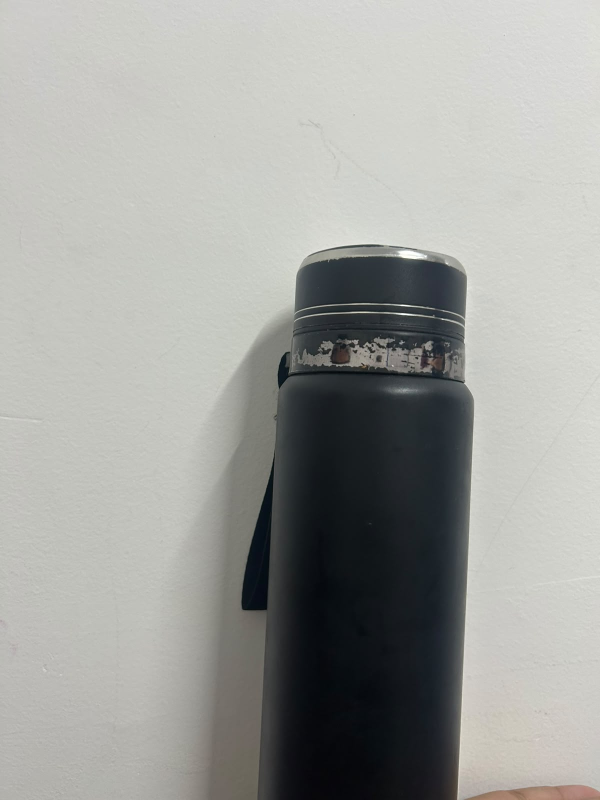
#> input picture testes-b-box/fotos/foto-garrafa001.jpeg, 1200 x 1600 px, found by its file name (shown at 1/2 size)
$ python reconhecimento-imagem.py
#> lines starting #> are read from the running program, lines starting #| are printed output that depends on the picture; after the words box and inside, x2 and y2 are one past the last pixel; in counts of white or black regions, pixels touching at a corner belong together
import cv2 as cv
import numpy as np
import os

img_caminho = 'testes-b-box\\fotos\\foto-garrafa001.jpeg'

img = cv.imread(
    img_caminho,
    cv.IMREAD_GRAYSCALE
)
#> img: shape (1600, 1200); min 3, max 255, mean 160.4

kernel = np.ones((5,5), np.uint8)

erosion = cv.erode(img, kernel, iterations=1)
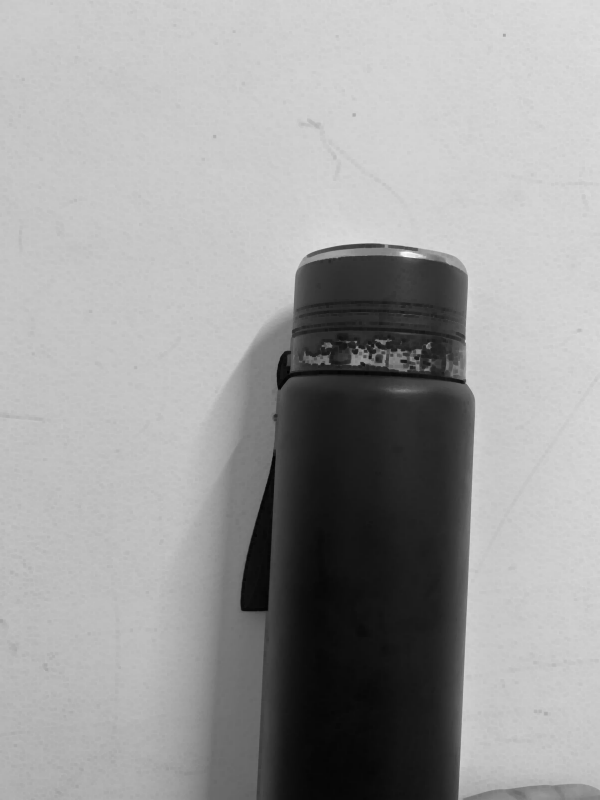
#> erosion: shape (1600, 1200) (shown at 1/2 size); min 3, max 252, mean 157.4

img2 = cv.imread(
    'testes-b-box\\fotos\\foto-garrafa002.jpeg',
    cv.IMREAD_GRAYSCALE
)
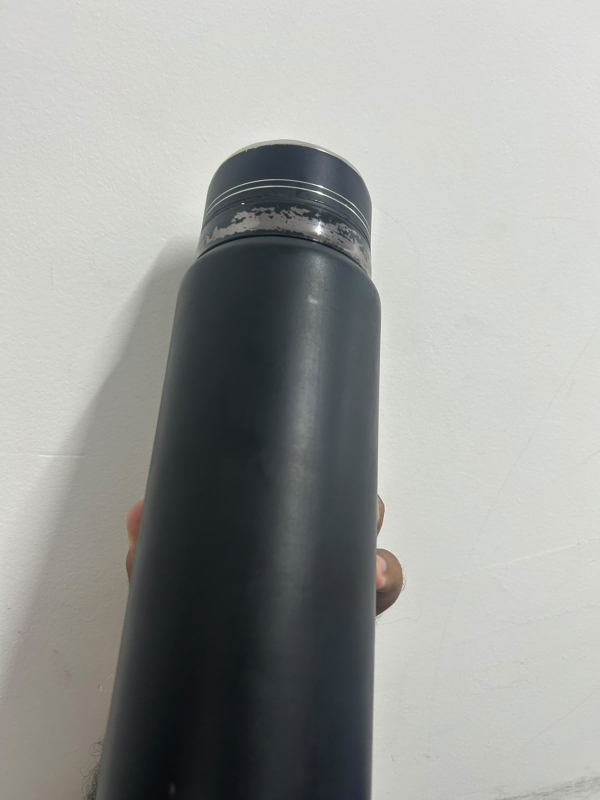
#> input picture testes-b-box/fotos/foto-garrafa002.jpeg, 1200 x 1600 px, found by its file name (shown at 1/2 size)
#> img2: shape (1600, 1200); min 10, max 255, mean 157

erosion2 = cv.erode(img2, kernel, iterations=1)
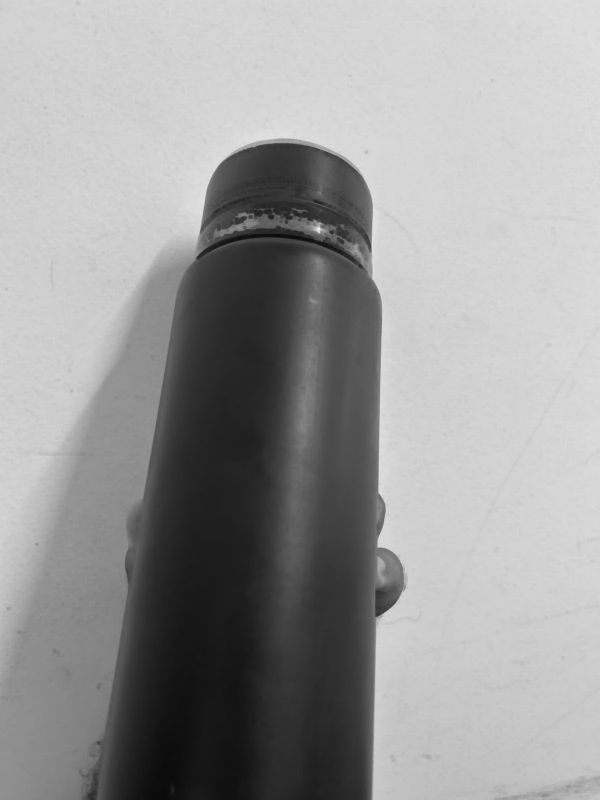
#> erosion2: shape (1600, 1200) (shown at 1/2 size); min 10, max 250, mean 154.3

diff = cv.absdiff(img, img2)
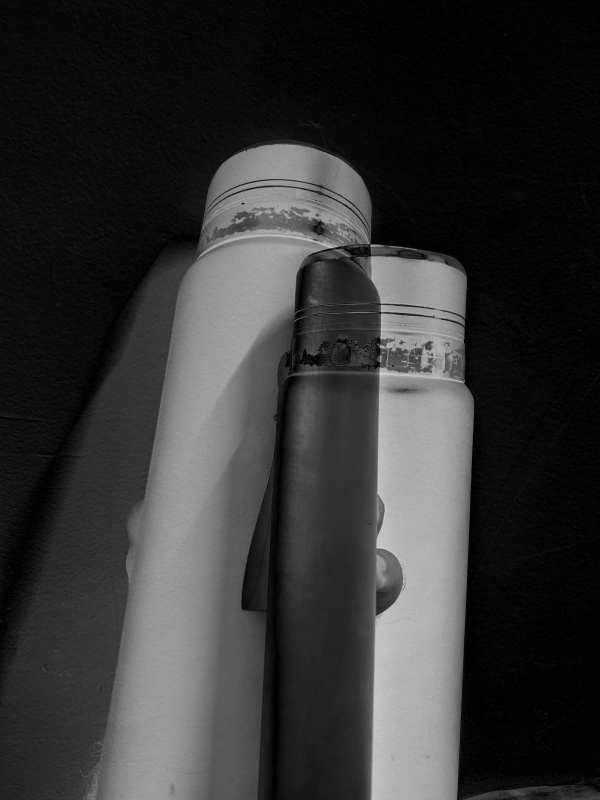
#> diff: shape (1600, 1200) (shown at 1/2 size); min 0, max 221, mean 51.6

ret, binario = cv.threshold(img, 127, 255, cv.THRESH_BINARY_INV + cv.THRESH_OTSU)
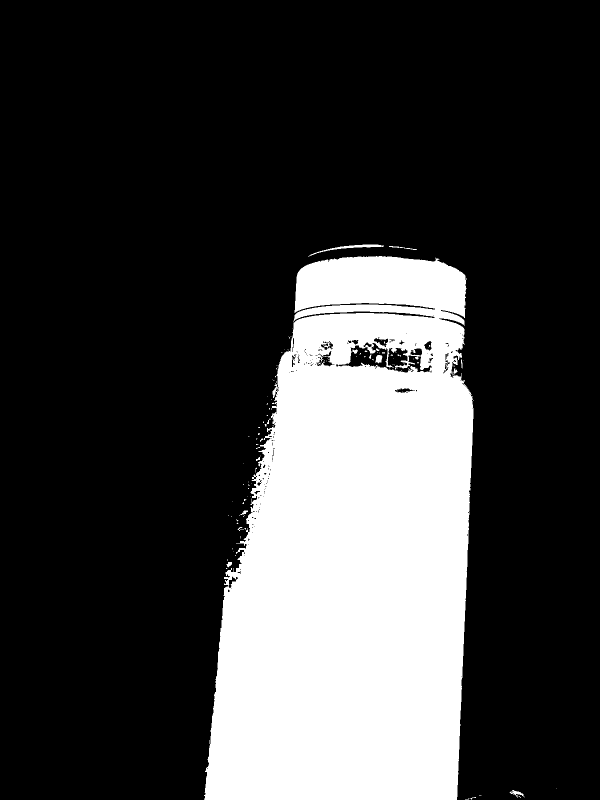
#> binario: shape (1600, 1200) (shown at 1/2 size); 24.1% white; 122 white regions (105 under 20 px)
#> ret = 120

# [17 lines of commented-out code are left out]

contornos, hierarquia = cv.findContours(
    binario,
    cv.RETR_EXTERNAL,
    cv.CHAIN_APPROX_SIMPLE
)
#> contornos = 78 contours, 70 with area under 20; largest, box (x1, y1, x2, y2) and area: (408, 512, 947, 1600) 465357, (616, 489, 768, 513) 438, (1019, 1580, 1049, 1595) 132, (453, 1124, 464, 1135) 61, (778, 492, 834, 500) 50, (480, 1021, 496, 1030) 46, (904, 736, 915, 751) 38, (512, 914, 520, 922) 22

# Pega o maior contorno, que deve ser o objeto
contorno = max(contornos, key=cv.contourArea)
#> contorno = contour of 1615 points, box (x1, y1, x2, y2) (408, 512, 947, 1600), area 465357

x, y, largura, altura = cv.boundingRect(contorno)
#> x = 408; y = 512; largura = 539; altura = 1088

print(f"x={x}, y={y}, largura={largura}, altura={altura}")
#| x=408, y=512, largura=539, altura=1088

cv.rectangle(
    img,
    (x, y),
    (x + largura, y + altura),
    0,
    2
)
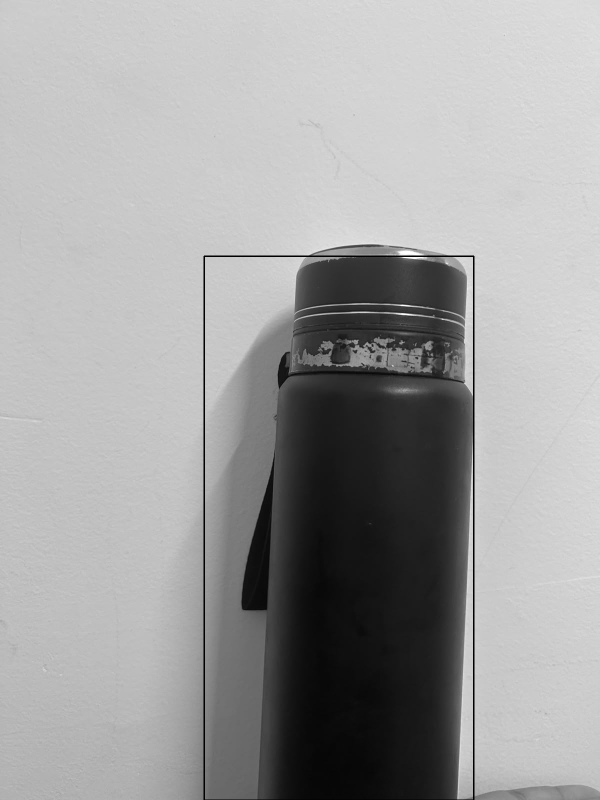
#> img: shape (1600, 1200) (shown at 1/2 size); min 0, max 255, mean 159.6
altura_da_imagem, largura_da_imagem = img.shape
#> altura_da_imagem = 1600; largura_da_imagem = 1200

x_centro = (x+largura/2) /largura_da_imagem
#> x_centro = 0.565
y_centro =(y+altura/2) /altura_da_imagem
#> y_centro = 0.66

altura_normalizada = altura/altura_da_imagem
#> altura_normalizada = 0.68
largura_normalizada = largura/largura_da_imagem
#> largura_normalizada = 0.449


# [6 lines of commented-out code are left out]
nome_foto = os.path.splitext(os.path.basename(img_caminho))[0]
print(nome_foto)

txt_box = open(f"{nome_foto}.txt", "w", encoding="utf-8")
txt_box.write(f"0 {x_centro} {y_centro} {largura_normalizada} {altura_normalizada}")
txt_box.close()

cv.waitKey(0)
cv.destroyAllWindows()
